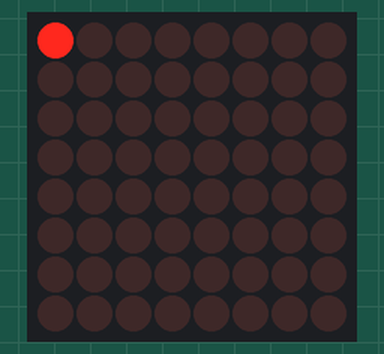
Recording of a sketch running on a simulated Arduino Uno, built with avr-gcc and run on an emulated ATmega328P. Shown: 8×8 LED matrix.

Above: at 0.05 s.
At 1.65 s:
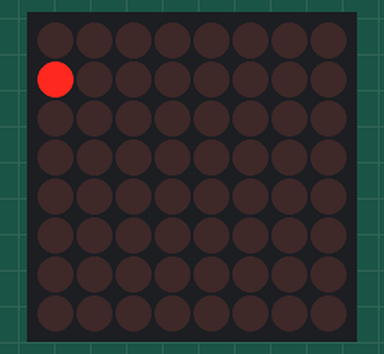
At 3.45 s:
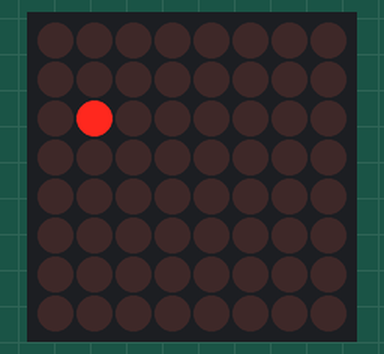
At 6.86 s:
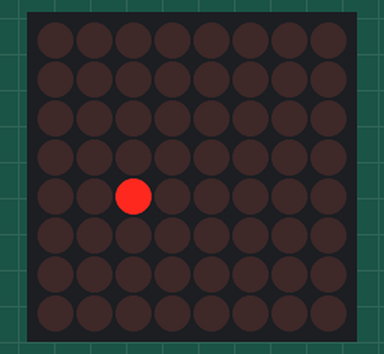
At 10.26 s:
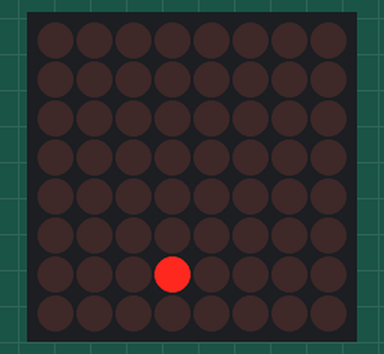
At 13.67 s:
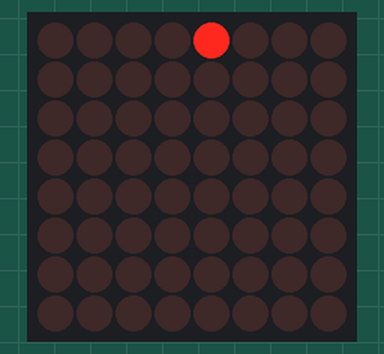

The sketch:

CONFIGURACION.ino
```cpp
#include <LedControl.h> //Libreria
LedControl lc = LedControl(11, 13, 10, 1);//(DIN, CLK, CS, Nro. de dispositivos)

void setup() {
  lc.shutdown(0, false); //(Nro de dispositivo, estado) -> Encendemos la matriz
  lc.setIntensity(0, 4);//(Nro de dispositivo, intensidad) -> Nivel de intensidad del led 0-15
  lc.clearDisplay(0); //(Nro de dispositivo) -> Limpiar matriz
}

void loop() {
  for (int fila = 0; fila < 8; fila++) {
    for (int columna = 0; columna < 8; columna++) {
      lc.setLed(0, fila, columna, true);//(Nro de dispositivo, fila, columna, estado)
      delay(100);
      lc.setLed(0, fila, columna, false);
      delay(100);
    }
  }
  lc.clearDisplay(0);
}
```

Measured:
- by itself, everything shown: repeats every 12.8 s, in 128 steps
